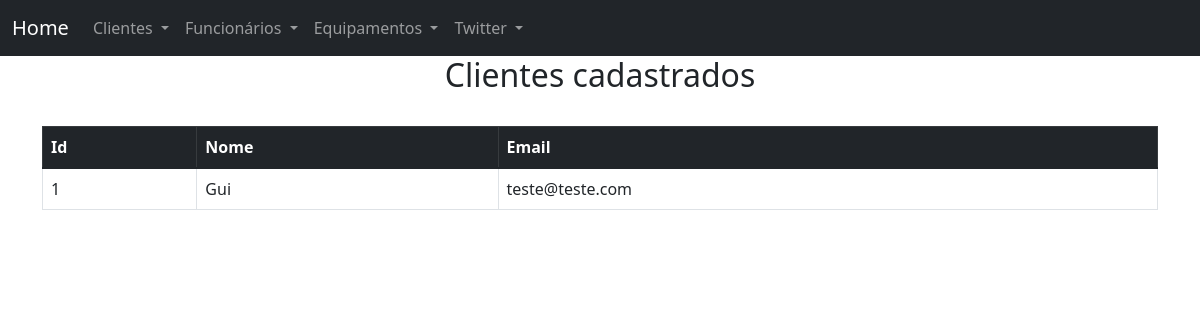
Before: /consultaclientes with the older database file.
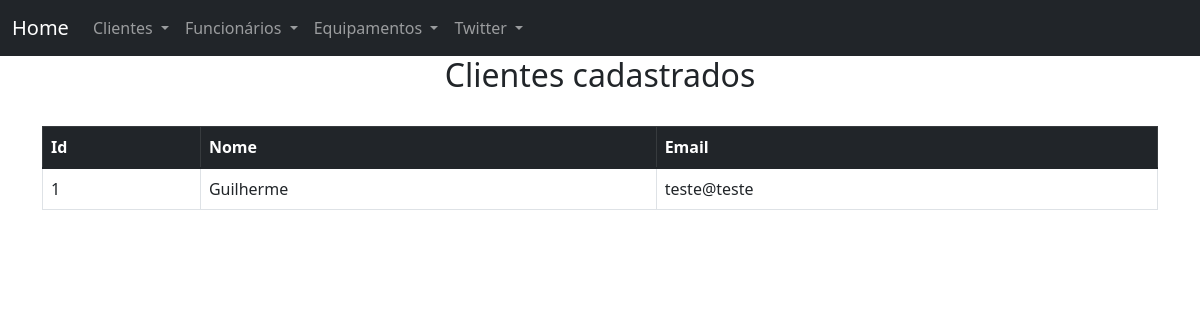
After: the same page with the newer database file.
### main.py (models this page shows, shortened)
class Clientes(db.Model):
    id_cliente = db.Column(db.Integer, primary_key=True)
    name = db.Column(db.String(45), nullable=False)
    email = db.Column(db.String(30), nullable=False)

### main.py (the view)
@app.route('/consultaclientes')
def consulta_clientes():
    clientes = Clientes.query.all()
    return render_template('consultaclientes.html', clientes=clientes)

### templates/consultaclientes.html
{% extends "base.html" %}
{% block conteudo %}
    <h2 style="text-align: center;">Clientes cadastrados</h2>
<br>
<table class="table table-bordered table-hover">
    <thead class="table-dark">
        <tr>
          <th scope="col">Id</th>
          <th scope="col">Nome</th>
          <th scope="col">Email</th>
        </tr>
    </thead>
    <tbody>
        {% for clientes in clientes %}
        <tr>
            <td>{{ clientes.id_cliente }}</td>
            <td>{{ clientes.name }}</td>
            <td>{{ clientes.email }}</td>
        </tr>
        {% endfor %}
    </tbody>
</table>
{% endblock conteudo %}

### templates/base.html (shortened to what this page needs)
<!DOCTYPE html>
<html>
<head>
	<link rel="stylesheet" href="https://cdn.jsdelivr.net/npm/bootstrap@5.1.3/dist/css/bootstrap.min.css">
</head>
<body>
	<nav class="navbar navbar-expand-lg navbar-dark bg-dark">
	  <div class="container-fluid">
	    <a class="navbar-brand" href="{{ url_for('main') }}">Home</a>
	    <div class="collapse navbar-collapse" id="navbarSupportedContent">
	      <ul class="navbar-nav me-auto mb-2 mb-lg-0">
	        <li class="nav-item dropdown">
	          <a class="nav-link dropdown-toggle" href="#" id="navbarDropdown" role="button" data-bs-toggle="dropdown" aria-expanded="false">
	            Clientes
	          </a>
            <li class="nav-item dropdown">
              <a class="nav-link dropdown-toggle" href="#" id="navbarDropdown" role="button" data-bs-toggle="dropdown" aria-expanded="false">
                Funcionários
              </a>
            </li>
            <li class="nav-item dropdown">
              <a class="nav-link dropdown-toggle" href="#" id="navbarDropdown" role="button" data-bs-toggle="dropdown" aria-expanded="false">
                Equipamentos
              </a>
            </li>
			<li class="nav-item dropdown">
			<a class="nav-link dropdown-toggle" href="#" id="navbarDropdown" role="button" data-bs-toggle="dropdown" aria-expanded="false">
	            Twitter
	          </a>
	        </li>
			</li>
	      </ul>
	  </div>
	</nav>
	<div class="container">
		{% block conteudo %}
		{% endblock conteudo %}
	</div>
</body>
</html>

Changed rows visible on the page:
changed Clientes id 1: name "Gui" → "Guilherme"; email "teste@teste.com" → "teste@teste"
